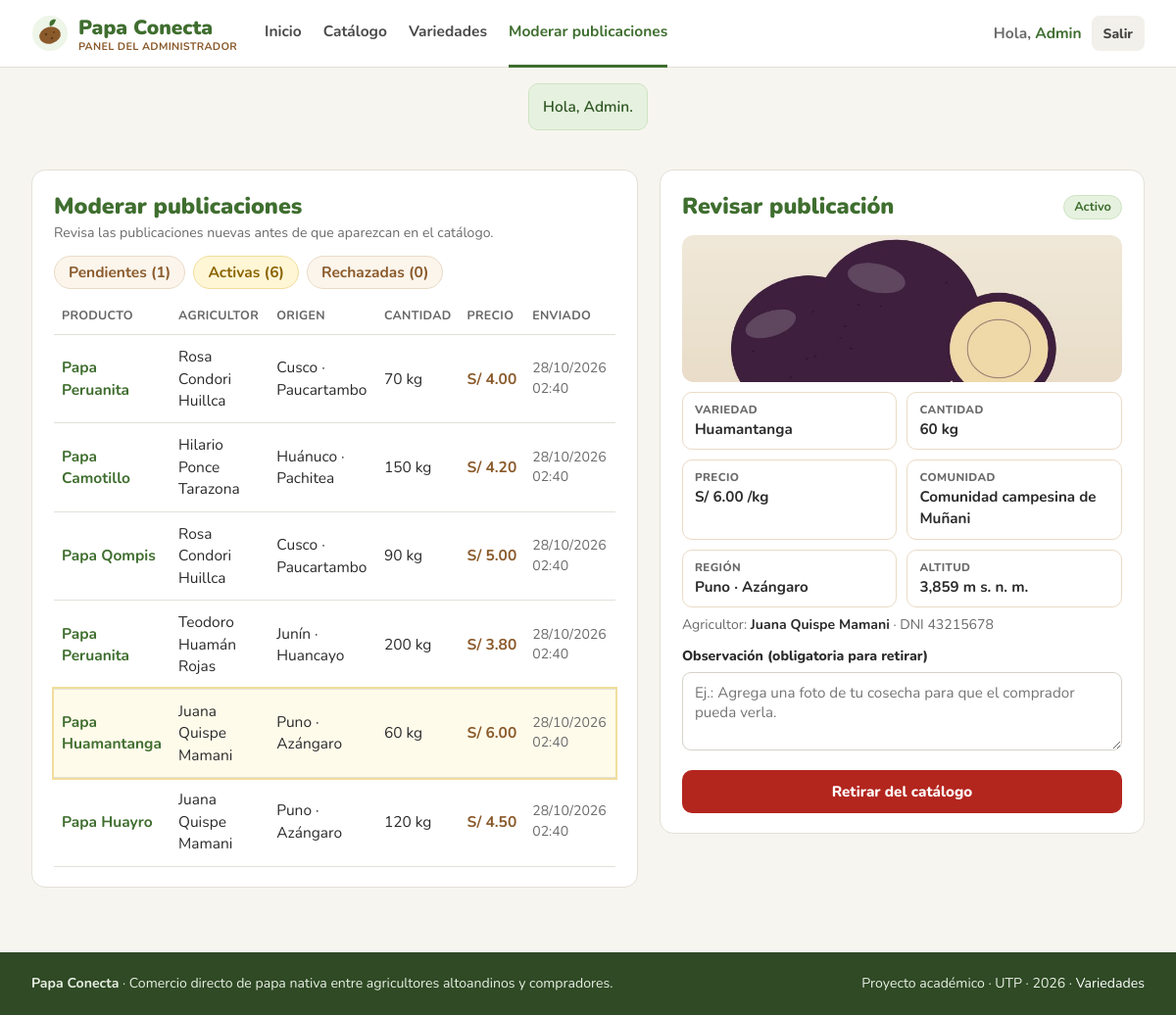
/index.php?r=admin/moderar&bandeja=activas&id=2 (signed in), run on the app's committed database.
### tables this page shows
CREATE TABLE producto (
  id_producto        INT            NOT NULL AUTO_INCREMENT,
  id_agricultor      INT            NOT NULL,
  id_variedad        INT            NOT NULL,
  cantidad_kg        DECIMAL(8,2)   NOT NULL,
  precio_kg          DECIMAL(8,2)   NOT NULL,
  imagen             VARCHAR(255)   NULL,        
  estado             ENUM('pendiente','activo','agotado','inactivo')
                                    NOT NULL DEFAULT 'pendiente',
  observacion        VARCHAR(200)   NULL,        
  fecha_publicacion  DATETIME       NOT NULL DEFAULT CURRENT_TIMESTAMP,
  CONSTRAINT pk_producto PRIMARY KEY (id_producto),
  CONSTRAINT ck_producto_cantidad CHECK (cantidad_kg >= 0),
  CONSTRAINT ck_producto_precio CHECK (precio_kg > 0),
  CONSTRAINT fk_producto_agricultor FOREIGN KEY (id_agricultor)
    REFERENCES agricultor (id_agricultor) ON DELETE RESTRICT ON UPDATE CASCADE,
  CONSTRAINT fk_producto_variedad FOREIGN KEY (id_variedad)
    REFERENCES variedad_papa (id_variedad) ON DELETE RESTRICT ON UPDATE CASCADE
);

CREATE TABLE variedad_papa (
  id_variedad  INT         NOT NULL AUTO_INCREMENT,
  nombre       VARCHAR(60) NOT NULL,
  color_piel   VARCHAR(30) NOT NULL,
  temporada    VARCHAR(30) NOT NULL,
  beneficios   TEXT        NULL,
  descripcion  TEXT        NULL,
  CONSTRAINT pk_variedad PRIMARY KEY (id_variedad),
  CONSTRAINT uq_variedad_nombre UNIQUE (nombre)
);

CREATE TABLE region (
  id_region      INT         NOT NULL AUTO_INCREMENT,
  nombre_region  VARCHAR(50) NOT NULL,
  provincia      VARCHAR(50) NOT NULL,
  altitud_msnm   INT         NOT NULL,
  CONSTRAINT pk_region PRIMARY KEY (id_region),
  CONSTRAINT uq_region_provincia UNIQUE (nombre_region, provincia),
  CONSTRAINT ck_region_altitud CHECK (altitud_msnm > 0)
);

CREATE TABLE agricultor (
  id_agricultor   INT         NOT NULL AUTO_INCREMENT,
  id_usuario      INT         NOT NULL,
  id_region       INT         NOT NULL,
  comunidad       VARCHAR(80) NOT NULL,
  dni             VARCHAR(8)  NOT NULL,
  fecha_registro  DATE        NOT NULL,
  CONSTRAINT pk_agricultor PRIMARY KEY (id_agricultor),
  CONSTRAINT uq_agricultor_usuario UNIQUE (id_usuario),
  CONSTRAINT uq_agricultor_dni UNIQUE (dni),
  CONSTRAINT ck_agricultor_dni CHECK (dni REGEXP '^[0-9]{8}$'),
  CONSTRAINT fk_agricultor_usuario FOREIGN KEY (id_usuario)
    REFERENCES usuario (id_usuario) ON DELETE CASCADE ON UPDATE CASCADE,
  CONSTRAINT fk_agricultor_region FOREIGN KEY (id_region)
    REFERENCES region (id_region) ON DELETE RESTRICT ON UPDATE CASCADE
);

### app/core/Controller.php (called while the page is built, shortened)
<?php
class Controller
{
    public function vista(string $nombre, array $datos = []): void
    {
        extract($datos, EXTR_SKIP);
        require RAIZ . '/app/views/layout/cabecera.php';
        require RAIZ . "/app/views/$nombre.php";
        require RAIZ . '/app/views/layout/pie.php';
    }
}

### app/controllers/AdminController.php (called while the page is built, shortened)
<?php
class AdminController extends Controller
{
    private ProductoModel $productos;
    public function __construct()
    {
        $this->productos = new ProductoModel();
    }
    public function moderar(array $errores = []): void
    {
        $bandeja = in_array($_GET['bandeja'] ?? '', ['pendientes', 'activas', 'rechazadas'], true) ? $_GET['bandeja'] : 'pendientes';
        $lista = $this->productos->listarParaModeracion($bandeja);
        $id = $this->entero('id') ?: $this->entero('id', $_POST);
        $this->vista('admin/moderar', [
            'titulo'        => 'Moderar publicaciones',
            'bandeja'       => $bandeja,
            'lista'         => $lista,
            'conteo'        => $this->productos->contarParaModeracion(),
            'seleccionado'  => $id ? $this->productos->obtener($id) : null,
            'errores'       => $errores,
        ]);
    }
}

### app/core/Router.php (called while the page is built, shortened)
<?php
class Router
{
    public function despachar(string $ruta): void
    {
        $ruta = trim($ruta, '/');
        try {
            [$clase, $accion] = $this->rutas[$ruta];
            (new $clase())->$accion();
        } catch (PDOException $e) {
            error_log('[Papa Conecta] ' . $e->getMessage());
            http_response_code(500);
            (new Controller())->vista('layout/error', ['titulo' => 'Error de base de datos',
                'mensaje' => 'No se pudo completar la operación. Verifica que MySQL esté iniciado en XAMPP '
                           . 'y que la base de datos papa_conecta exista (config/config.php).']);
        } catch (Throwable $e) {
            error_log('[Papa Conecta] ' . $e);
            http_response_code(500);
            (new Controller())->vista('layout/error', ['titulo' => 'Algo salió mal',
                'mensaje' => 'No se pudo completar la operación. Vuelve a intentarlo.']);
        }
    }
}

### public/index.php (called while the page is built, shortened)
<?php
$config = require RAIZ . '/config/config.php';
spl_autoload_register(function (string $clase): void {
    foreach (['core', 'interfaces', 'models', 'controllers'] as $carpeta) {
        $archivo = RAIZ . "/app/$carpeta/$clase.php";
        if (is_file($archivo)) {
            return;
        }
    }
});
require RAIZ . '/app/core/funciones.php';
$router = new Router([
    ''                     => ['InicioController', 'index'],
    'catalogo'             => ['CatalogoController', 'index'],
    'producto'             => ['CatalogoController', 'detalle'],
    'variedades'           => ['VariedadController', 'index'],
    'variedad'             => ['VariedadController', 'detalle'],
    'carrito'              => ['CarritoController', 'ver'],
    'carrito/agregar'      => ['CarritoController', 'agregar'],
    'carrito/actualizar'   => ['CarritoController', 'actualizar'],
    'carrito/quitar'       => ['CarritoController', 'quitar'],
    'pedido/confirmar'     => ['PedidoController', 'confirmar'],
    'pedido/resumen'       => ['PedidoController', 'resumen'],
    'login'                => ['AuthController', 'login'],
    'logout'               => ['AuthController', 'logout'],
    'registro'             => ['AuthController', 'registro'],
    'agricultor/productos' => ['AgricultorController', 'productos'],
    'agricultor/publicar'  => ['AgricultorController', 'publicar'],
    'agricultor/editar'    => ['AgricultorController', 'editar'],
    'agricultor/baja'      => ['AgricultorController', 'baja'],
    'agricultor/reenviar'  => ['AgricultorController', 'reenviar'],
    'admin/moderar'        => ['AdminController', 'moderar'],
    'admin/revisar'        => ['AdminController', 'revisar'],
    'admin/decidir'        => ['AdminController', 'decidir'],
]);
$router->despachar((string) ($_GET['r'] ?? ''));

### app/models/ProductoModel.php (called while the page is built, shortened)
<?php
class ProductoModel implements IProducto
{
    private PDO $bd;
    public function __construct()
    {
        $this->bd = Conexion::obtener();
    }
    public function obtener(int $idProducto): ?array
    {
        $st = $this->bd->prepare(
            'SELECT p.*, v.nombre AS variedad, v.color_piel, v.temporada, v.descripcion AS desc_variedad,
                    a.id_agricultor, a.comunidad, a.dni, u.nombres, u.apellidos,
                    CONCAT(u.nombres, \' \', u.apellidos) AS agricultor,
                    r.nombre_region AS region, r.provincia, r.altitud_msnm
               FROM producto p
               JOIN variedad_papa v ON v.id_variedad = p.id_variedad
               JOIN agricultor a    ON a.id_agricultor = p.id_agricultor
               JOIN usuario u       ON u.id_usuario = a.id_usuario
               JOIN region r        ON r.id_region = a.id_region
              WHERE p.id_producto = ?');
        $st->execute([$idProducto]);
        return $st->fetch() ?: null;
    }
    public function listarParaModeracion(string $bandeja): array
    {
        $condicion = match ($bandeja) {
            'activas'     => "p.estado IN ('activo', 'agotado')",
            'rechazadas'  => "p.estado = 'inactivo' AND p.observacion IS NOT NULL",
            default       => "p.estado = 'pendiente'",
        };
        $st = $this->bd->query(
            "SELECT p.id_producto, p.cantidad_kg, p.precio_kg, p.imagen, p.estado, p.observacion,
                    p.fecha_publicacion, v.nombre AS variedad,
                    CONCAT(u.nombres, ' ', u.apellidos) AS agricultor, r.nombre_region AS region, r.provincia
               FROM producto p
               JOIN variedad_papa v ON v.id_variedad = p.id_variedad
               JOIN agricultor a    ON a.id_agricultor = p.id_agricultor
               JOIN usuario u       ON u.id_usuario = a.id_usuario
               JOIN region r        ON r.id_region = a.id_region
              WHERE $condicion
              ORDER BY p.fecha_publicacion DESC, p.id_producto DESC");
        return $st->fetchAll();
    }
    public function contarParaModeracion(): array
    {
        $f = $this->bd->query(
            "SELECT SUM(estado = 'pendiente') AS pendientes,
                    SUM(estado IN ('activo', 'agotado')) AS activas,
                    SUM(estado = 'inactivo' AND observacion IS NOT NULL) AS rechazadas
               FROM producto")->fetch();
        return array_map('intval', $f);
    }
}

### config/config.php (called while the page is built)
<?php
return [
    'bd' => [
        'host'    => 'localhost',
        'puerto'  => 3306,
        'nombre'  => 'papa_conecta',
        'usuario' => 'root',
        'clave'   => '',
    ],
    'app' => [
        'nombre'       => 'Papa Conecta',
        'foto_max_mb'  => 2,
        'zona_horaria' => 'America/Lima',
        'mostrar_errores' => false,
    ],
];

### app/core/Conexion.php (called while the page is built)
<?php
class Conexion implements IConexion
{
    private static ?PDO $pdo = null;
    public static function obtener(): PDO
    {
        if (self::$pdo === null) {
            $cfg = (require RAIZ . '/config/config.php')['bd'];
            $dsn = "mysql:host={$cfg['host']};port={$cfg['puerto']};dbname={$cfg['nombre']};charset=utf8mb4";
            self::$pdo = new PDO($dsn, $cfg['usuario'], $cfg['clave'], [
                PDO::ATTR_ERRMODE            => PDO::ERRMODE_EXCEPTION,
                PDO::ATTR_DEFAULT_FETCH_MODE => PDO::FETCH_ASSOC,
                PDO::ATTR_EMULATE_PREPARES   => false,
            ]);
        }
        return self::$pdo;
    }
}

### app/views/admin/moderar.php (the view, shortened to what this page needs)
<?php
$tabs = ['pendientes' => 'Pendientes', 'activas' => 'Activas', 'rechazadas' => 'Rechazadas'];
?>
<div class="contenedor">
  <div class="moderacion">
    <div>
      <div class="card pad">
        <h2>Moderar publicaciones</h2>
        <p class="muted small">Revisa las publicaciones nuevas antes de que aparezcan en el catálogo.</p>
        <nav class="pestanas">
          <?php foreach ($tabs as $k => $t): ?>
            <a class="<?= $bandeja === $k ? 'activa' : '' ?>" href="<?= url('admin/moderar', ['bandeja' => $k]) ?>"><?= $t ?> (<?= (int) $conteo[$k] ?>)</a>
          <?php endforeach; ?>
        </nav>
        <?php if (!$lista): ?>
          <p class="muted vacio">No hay publicaciones en esta bandeja.</p>
        <?php else: ?>
        <table class="tabla">
          <thead><tr><th>Producto</th><th>Agricultor</th><th>Origen</th><th>Cantidad</th><th>Precio</th><th>Enviado</th></tr></thead>
          <tbody>
          <?php foreach ($lista as $p): $sel = $seleccionado && $seleccionado['id_producto'] == $p['id_producto']; ?>
            <tr class="<?= $sel ? 'marcada' : '' ?>">
              <td><a href="<?= url('admin/moderar', ['bandeja' => $bandeja, 'id' => $p['id_producto']]) ?>"><b>Papa <?= e($p['variedad']) ?></b></a>
                <?php if (!$p['imagen']): ?><div class="small" style="color:#8A6400;font-weight:700">⚠ Sin foto</div><?php endif; ?></td>
              <td><?= e($p['agricultor']) ?></td>
              <td><?= e($p['region']) ?> · <?= e($p['provincia']) ?></td>
              <td><?= kg($p['cantidad_kg']) ?></td>
              <td style="white-space:nowrap"><b style="color:var(--tierra)"><?= soles($p['precio_kg']) ?></b></td>
              <td class="muted small"><?= e(date('d/m/Y H:i', strtotime($p['fecha_publicacion']))) ?></td>
            </tr>
          <?php endforeach; ?>
          </tbody>
        </table>
        <?php endif; ?>
      </div>
    </div>
    <aside class="card pad">
      <?php if (!$seleccionado): ?>
        <p class="muted vacio">Elige una publicación de la lista para revisarla.</p>
      <?php else: $s = $seleccionado; ?>
        <div style="display:flex;justify-content:space-between;align-items:center;gap:10px">
          <h2>Revisar publicación</h2><?= chipEstado($s['estado'], $s['observacion']) ?>
        </div>
        <?php if ($s['imagen']): ?>
          <div style="height:150px;margin-top:12px;border-radius:12px;overflow:hidden"><img src="<?= e(imagenProducto($s['imagen'])) ?>" alt="" style="width:100%;height:100%;object-fit:cover"></div>
        <?php else: ?>
          <div style="height:110px;margin-top:12px;border:2px dashed #E3C9A6;background:#FBF5EC;border-radius:12px;display:flex;align-items:center;justify-content:center;color:#8A5A2B;font-weight:800">📷 El agricultor no adjuntó una foto</div>
        <?php endif; ?>
        <div class="datos-origen">
          <div class="dato"><span>Variedad</span><b><?= e($s['variedad']) ?></b></div>
          <div class="dato"><span>Cantidad</span><b><?= kg($s['cantidad_kg']) ?></b></div>
          <div class="dato"><span>Precio</span><b><?= soles($s['precio_kg']) ?> /kg</b></div>
          <div class="dato"><span>Comunidad</span><b><?= e($s['comunidad']) ?></b></div>
          <div class="dato"><span>Región</span><b><?= e($s['region']) ?> · <?= e($s['provincia']) ?></b></div>
          <div class="dato"><span>Altitud</span><b><?= msnm($s['altitud_msnm']) ?></b></div>
        </div>
        <p class="muted small" style="margin-top:8px">Agricultor: <b style="color:var(--txt)"><?= e($s['agricultor']) ?></b> · DNI <?= e($s['dni']) ?></p>
        <?php if (in_array($s['estado'], ['pendiente', 'activo', 'agotado'], true)): $pendiente = $s['estado'] === 'pendiente'; ?>
          <form method="post" action="<?= url('admin/decidir') ?>">
            <div class="<?= isset($errores['observacion']) ? 'campo-error' : '' ?>">
              <label for="observacion">Observación <?= $pendiente ? '(obligatoria si se rechaza)' : '(obligatoria para retirar)' ?></label>
              <textarea id="observacion" name="observacion" maxlength="200" placeholder="Ej.: Agrega una foto de tu cosecha para que el comprador pueda verla."><?= e($_POST['observacion'] ?? '') ?></textarea>
            </div>
            <div class="dos" style="gap:10px;margin-top:14px">
              <?php if ($pendiente): ?>
                <button class="btn pri" name="accion" value="aprobar">✓ Aprobar y publicar</button>
                <button class="btn peligro" name="accion" value="rechazar">✕ Rechazar con observación</button>
              <?php else: ?>
                <button class="btn peligro" name="accion" value="retirar" style="grid-column:1/3">Retirar del catálogo</button>
              <?php endif; ?>
            </div>
          </form>
        <?php endif; ?>
      <?php endif; ?>
    </aside>
  </div>
</div>

### data on the page
producto: id_variedad.nombre "Peruanita", agricultor "Rosa Condori Huillca", region.nombre_region "Cusco", region.provincia "Paucartambo", cantidad_kg "70 kg", precio_kg "S/ 4.00", fecha_publicacion "28/10/2026 02:40"
producto: id_variedad.nombre "Camotillo", agricultor "Hilario Ponce Tarazona", region.nombre_region "Huánuco", region.provincia "Pachitea", cantidad_kg "150 kg", precio_kg "S/ 4.20", fecha_publicacion "28/10/2026 02:40"
producto: id_variedad.nombre "Qompis", agricultor "Rosa Condori Huillca", region.nombre_region "Cusco", region.provincia "Paucartambo", cantidad_kg "90 kg", precio_kg "S/ 5.00", fecha_publicacion "28/10/2026 02:40"
producto: id_variedad.nombre "Peruanita", agricultor "Teodoro Huamán Rojas", region.nombre_region "Junín", region.provincia "Huancayo", cantidad_kg "200 kg", precio_kg "S/ 3.80", fecha_publicacion "28/10/2026 02:40"
producto: id_variedad.nombre "Huamantanga", agricultor "Juana Quispe Mamani", region.nombre_region "Puno", region.provincia "Azángaro", cantidad_kg "60 kg", precio_kg "S/ 6.00", fecha_publicacion "28/10/2026 02:40", imagen (picture), id_agricultor.comunidad "Comunidad campesina de Muñani", region.altitud_msnm "3,859 m s. n. m.", id_agricultor.dni "43215678"
producto: id_variedad.nombre "Huayro", agricultor "Juana Quispe Mamani", region.nombre_region "Puno", region.provincia "Azángaro", cantidad_kg "120 kg", precio_kg "S/ 4.50", fecha_publicacion "28/10/2026 02:40"

### other printed values
$usuario['nombres'] "Admin"
$m['mensaje'] "Hola, Admin."
$t "Pendientes"
$conteo[$k] "1"
$t "Activas"
$conteo[$k] "6"
$t "Rechazadas"
$conteo[$k] "0"
$texto "Activo"
$s['agricultor'] "Juana Quispe Mamani"
